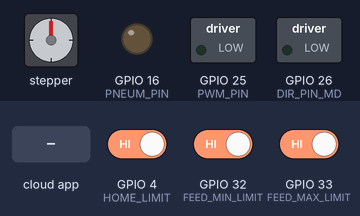
The program below on a simulated ESP32. Parts: stepper motor, switched loads named in the program (green lamp = pin HIGH), output pins drawn as LEDs (lit = HIGH). The inputs (shaded band) are chosen by the test bench; at power-on: GPIO 33 (FEED_MAX_LIMIT) HIGH, GPIO 32 (FEED_MIN_LIMIT) HIGH, GPIO 4 (HOME_LIMIT) HIGH. The ROS host is connected and sends only what is stated; stepper angles assume 200 steps per turn.

Above: at 2.2 s.
2.3 s: the phone or cloud app sets feeding to 0
At 4.6 s:
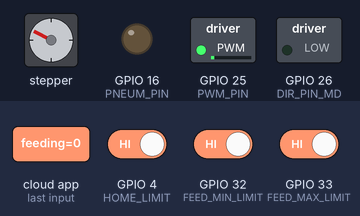
5.3 s: GPIO 33 (FEED_MAX_LIMIT) driven LOW
At 7.8 s:
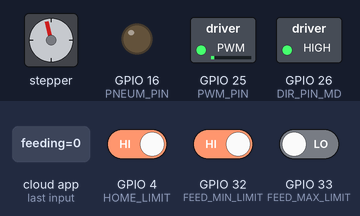
8.1 s: GPIO 32 (FEED_MIN_LIMIT) driven LOW
At 9.8 s:
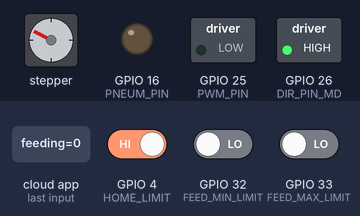
10.1 s: the phone or cloud app sets home_lifter to 0
At 10.8 s:
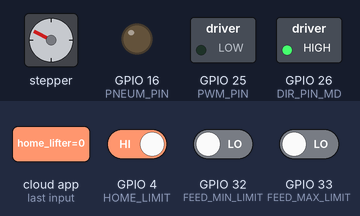
Timing chart, 0 to 66.6 s (numbered marks = the images above; inputs shaded):
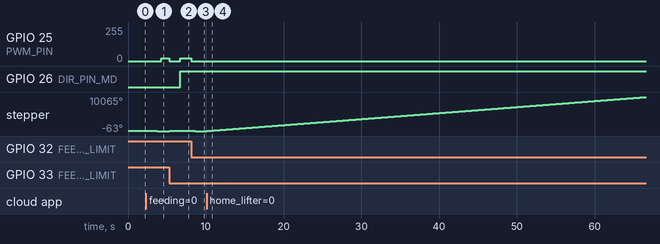

The program:

main.cpp
```cpp
#include <AccelStepper.h>
// #define USE_USBCON
#include <ros.h>
#include <std_msgs/Empty.h>
#include <std_msgs/Float32.h>
#include <vesc_can_bus_arduino.h>
#include <config.h>

// VESC
CAN can;
float rpm = 0;

//  Define the stepper motor object
AccelStepper stepper(AccelStepper::DRIVER, STEP_PIN, DIR_PIN_STEP);

ros::NodeHandle nh;
void feeding();
void lowerGripper();
void homeLifter();
void moveLifter(float);
void launch();

void feedingCallback(const std_msgs::Empty &msg)
{
  stepper.setAcceleration(500);
  feeding();
}
void homeLifterCallback(const std_msgs::Empty &msg)
{
  stepper.setAcceleration(10000);
  homeLifter();
}
void moveLifterCallback(const std_msgs::Float32 &msg)
{
  stepper.setAcceleration(10000);
  moveLifter(msg.data);
}
void launchCallback(const std_msgs::Empty &msg)
{
  launch();
}
void vescRpmCallback(const std_msgs::Float32 &msg)
{
  rpm = msg.data;
}

ros::Subscriber<std_msgs::Empty> sub1("feeding", feedingCallback);
ros::Subscriber<std_msgs::Empty> sub2("home_lifter", homeLifterCallback);
ros::Subscriber<std_msgs::Float32> sub3("move_lifter", moveLifterCallback);
ros::Subscriber<std_msgs::Empty> sub4("launch", launchCallback);
ros::Subscriber<std_msgs::Float32> sub5("vesc_rpm", vescRpmCallback);

void delayWithVesc(uint32_t);

void setup()
{
  pinMode(FEED_MIN_LIMIT, INPUT_PULLUP);
  pinMode(FEED_MAX_LIMIT, INPUT_PULLUP);
  pinMode(HOME_LIMIT, INPUT_PULLUP);

  //  Set the maximum speed and acceleration for the stepper motor
  stepper.setPinsInverted(true, true, false);
  stepper.setMaxSpeed(1000);
  stepper.setAcceleration(500);

  // Initialize motor pins
  pinMode(DIR_PIN_MD, OUTPUT);
  // Initialize pneumatics pins
  pinMode(PNEUM_PIN, OUTPUT);

  // Set up PWM on PWM_PIN with a frequency of 1000Hz
  ledcSetup(0, 1000, 8);
  ledcAttachPin(PWM_PIN, 0);

  // VESC
  can.initialize();

  nh.initNode();
  nh.subscribe(sub1);
  nh.subscribe(sub2);
  nh.subscribe(sub3);
  nh.subscribe(sub4);
  nh.subscribe(sub5);
  delayWithVesc(1000);
}

void loop()
{
  nh.spinOnce();
  can.spin();
  can.vesc_set_erpm(rpm);
  delayWithVesc(50);
}

void delayWithVesc(uint32_t ms)
{
  long start_time = millis();
  while ((millis() - start_time) < ms)
  {
    can.vesc_set_erpm(rpm);
  }
}

void homeLifter()
{
  // Set the motor speed and direction for homing
  stepper.setSpeed(HOME_SPEED * HOME_DIRECTION);

  // Move the motor until the limit switch is triggered
  while (digitalRead(HOME_LIMIT) == HIGH)
  {
    stepper.runSpeed();
  }
  // Add a little more to reach floor
  long start_time = millis();
  while ((millis() - start_time) < 100)
  {
    stepper.runSpeed();
  }
}

void moveLifter(float distance_mm)
{
  // Calculate the target position in steps
  int targetSteps = distance_mm / MM_PER_STEP;
  if (targetSteps < 0)
    stepper.setSpeed(-100);
  else
    stepper.setSpeed(100);
  // Move the motor to the target position
  stepper.move(targetSteps);
  if (targetSteps < 0)
    while (stepper.distanceToGo() < 0)
    {
      can.vesc_set_erpm(rpm);
      stepper.runSpeed();
    }
  else
    while (stepper.distanceToGo() > 0)
    {
      can.vesc_set_erpm(rpm);
      stepper.runSpeed();
    }
}

void setMotorDirection(bool direction)
{
  digitalWrite(DIR_PIN_MD, direction);
}

void setMotorSpeed(int speed)
{
  ledcWrite(0, speed);
}

void stopMotor()
{
  setMotorSpeed(0);
}

void pushRing()
{
  int max = digitalRead(FEED_MAX_LIMIT);
  int min = digitalRead(FEED_MIN_LIMIT);
  setMotorDirection(LOW); // Set motor direction to move towards the maximum limit switch
  long start_time = millis();
  while (max == HIGH && (millis() - start_time) < 4000)
  {
    setMotorSpeed(MAX_SPEED); // Run the motor at maximum speed
    max = digitalRead(FEED_MAX_LIMIT);
    delayWithVesc(5);
  }

  stopMotor();
  moveLifter(-10);
  delayWithVesc(700);
  setMotorDirection(HIGH); // Set motor direction to move towards the minimum limit switch
  min = digitalRead(FEED_MIN_LIMIT);
  start_time = millis();
  while (min == HIGH && (millis() - start_time) < 4000)
  {
    setMotorSpeed(MAX_SPEED); // Run the motor at maximum speed
    min = digitalRead(FEED_MIN_LIMIT);
    delayWithVesc(5);
  }
  stopMotor();
  moveLifter(10);
}

void feeding()
{
  moveLifter(12.5);
  delayWithVesc(500);
  pushRing();
}

void launch()
{
  digitalWrite(PNEUM_PIN, HIGH);
  delayWithVesc(1000);
  digitalWrite(PNEUM_PIN, LOW);
}

void lowerGripper()
{
  homeLifter();
}

void pickup()
{
  moveLifter(300);
}
```

vesc_can_bus_arduino.h
```cpp
#include <Arduino.h> //required for PD# definitions
#include <mcp_can.h>
#include <SPI.h>

// from https://github.com/craigg96/vesc_can_bus_arduino

class CAN
{
public:
#define CAN0_INT 21 // Set INT to pin 21

    long unsigned int rxId;
    unsigned char len = 0;
    unsigned char rxBuf[8];
    char msgString[128]; // Array to store serial string

    float inpVoltage, dutyCycleNow, avgInputCurrent, avgMotorCurrent, tempFET, tempMotor;
    long erpm;

    void initialize();
    void spin();
    void get_frame();            // populates rxId and rxBuf with latest can frame
    void can_send(byte data[8]); // transmits the send commands to the sensor
    void print_raw_can_data();   // output raw can data to terminal (debug)

    void vesc_set_duty(float duty);
    void vesc_set_current(float current);
    void vesc_set_erpm(float erpm);
    float process_data_frame_vesc(char datatype, unsigned char byte1, unsigned char byte2);
    int hex2int(char buf[]);
};

MCP_CAN CAN0(5); // Set CS to pin 5

void CAN::initialize()
{
    CAN0.begin(MCP_ANY, CAN_250KBPS, MCP_8MHZ);
    CAN0.setMode(MCP_NORMAL); // Set operation mode to normal so the MCP2515 sends acks to received data.
                              // SET PINMODE DONE IN MAIN // pinMode(CAN0_INT, INPUT);                            // Configuring pin for /INT input
}

void CAN::spin()
{
    get_frame();

    if (rxId == 0x8000090A)
    {
        dutyCycleNow = process_data_frame_vesc('D', rxBuf[6], rxBuf[7]);
        avgMotorCurrent = process_data_frame_vesc('C', rxBuf[4], rxBuf[5]);
        unsigned char erpmvals[4];
        erpmvals[0] = rxBuf[3];
        erpmvals[1] = rxBuf[2];
        erpmvals[2] = rxBuf[1];
        erpmvals[3] = rxBuf[0];
        erpm = *(long *)erpmvals;

        // need to add in the rpm conversion function for 4 byte values
    }
    if (rxId == 0x8000100A)
    { //
        tempFET = process_data_frame_vesc('F', rxBuf[0], rxBuf[1]);
        tempMotor = process_data_frame_vesc('T', rxBuf[2], rxBuf[3]);
        avgInputCurrent = process_data_frame_vesc('I', rxBuf[4], rxBuf[5]);
    }
    if (rxId == 0x80001B0A)
    {
        char receivedByte[4], *p;
        sprintf(receivedByte, "%02X%02X", rxBuf[4], rxBuf[5]);
        inpVoltage = hex2int(receivedByte) * 0.1;
    }

    // print_raw_can_data()  // uncomment to see raw can messages
}

void CAN::print_raw_can_data()
{
    int len = 8;
    sprintf(msgString, "Standard ID: 0x%.3lX       DLC: %1d  Data:", rxId, len);
    Serial.print(msgString);
    for (byte i = 0; i < len; i++)
    {
        sprintf(msgString, " 0x%.2X", rxBuf[i]);
        Serial.print(msgString);
    }
    Serial.println();
}

float CAN::process_data_frame_vesc(char datatype, unsigned char byte1, unsigned char byte2)
{
    char receivedByte[4], *p;
    sprintf(receivedByte, "%02X%02X", byte1, byte2);
    float output = hex2int(receivedByte);

    switch (datatype)
    {
    case 'D':
        output *= 0.001;
        break; // dutyCycleNow
    case 'C':
        output *= 0.1;
        break; // avgMotorCurrent
    case 'F':
        output *= 0.1;
        break; // tempFET
    case 'T':
        output *= 0.1;
        break; // tempMotor
    case 'I':
        output *= 0.1;
        break; // avgInputCurrent
    case 'V':
        output *= 0.1;
        break; // inpVoltage
    }
    return output;
}

int CAN::hex2int(char buf[])
{
    return (short)strtol(buf, NULL, 16);
}

void CAN::vesc_set_duty(float duty)
{
    uint32_t set_value = duty * 100000;
    uint8_t buffer[4];
    buffer[0] = (set_value >> 24) & 0xFF;
    buffer[1] = (set_value >> 16) & 0xFF;
    buffer[2] = (set_value >> 8) & 0xFF;
    buffer[3] = set_value & 0xFF;
    byte sndStat = CAN0.sendMsgBuf(0x0000000A, 1, 4, buffer);
}

void CAN::vesc_set_current(float current)
{
    uint32_t set_value = current * 1000;
    uint8_t buffer[4];
    buffer[0] = (set_value >> 24) & 0xFF;
    buffer[1] = (set_value >> 16) & 0xFF;
    buffer[2] = (set_value >> 8) & 0xFF;
    buffer[3] = set_value & 0xFF;
    byte sndStat = CAN0.sendMsgBuf(0x0000010A, 1, 4, buffer);
}

void CAN::vesc_set_erpm(float erpm)
{
    uint32_t set_value = erpm;
    uint8_t buffer[4];
    buffer[0] = (set_value >> 24) & 0xFF;
    buffer[1] = (set_value >> 16) & 0xFF;
    buffer[2] = (set_value >> 8) & 0xFF;
    buffer[3] = set_value & 0xFF;
    byte sndStat = CAN0.sendMsgBuf(0x0000030A, 1, 4, buffer);
}

void CAN::get_frame()
{
    CAN0.readMsgBuf(&rxId, &len, rxBuf); // Read data: len = data length, buf = data byte(s)
}
```

config.h
```cpp
#define PNEUM_PIN 16
// Pin configuration for TB6600
#define STEP_PIN 13     // Step pin
#define DIR_PIN_STEP 12 // Direction pin
// #define MM_PER_STEP 0.3675
#define MM_PER_STEP 0.3525
// Home sequence configuration
#define HOME_SPEED 100    // Speed for homing movement (steps per second)
#define HOME_DIRECTION -1 // Direction for homing movement (-1 = counterclockwise)
#define HOME_LIMIT 4
// Pin configuration for Cytron MD13
#define DIR_PIN_MD 26 // Direction pin
#define PWM_PIN 25    // PWM pin
#define MAX_SPEED 20
#define FEED_MIN_LIMIT 32 // Minimum limit switch pin
#define FEED_MAX_LIMIT 33 // Maximum limit switch pin
```

Measured:
- after the input at 2.3 s, GPIO 25 (PWM_PIN): 0/255 → 20/255 after 2.0 s; stepper: turns 63° counter-clockwise in 1.5 s, starting at once
- after the input at 5.3 s, GPIO 25 (PWM_PIN): 20/255 → 0/255 at once, → 20/255 1.4 s later; GPIO 26 (DIR_PIN_MD): LOW → HIGH after 1.4 s; stepper: turns 50° clockwise in 0.69 s, starting at once
- after the input at 8.1 s, GPIO 25 (PWM_PIN): 20/255 → 0/255 at once; stepper: turns 50° counter-clockwise in 0.52 s, starting at once
- after the input at 10.1 s, stepper: keeps turning clockwise at about 179°/s, starting after 0.05 s
